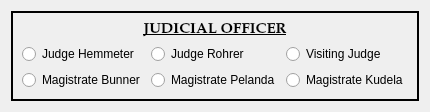
          <widget class="QWidget" name="judicial_officers_stack">
           <layout class="QGridLayout" name="gridLayout_13">
            <item row="0" column="0">
             <widget class="QFrame" name="judicial_officers_frame">
              <property name="frameShape">
               <enum>QFrame::Box</enum>
              </property>
              <property name="frameShadow">
               <enum>QFrame::Plain</enum>
              </property>
              <property name="lineWidth">
               <number>2</number>
              </property>
              <layout class="QGridLayout" name="gridLayout_6">
               <item row="0" column="0">
                <layout class="QGridLayout" name="gridLayout">
                 <item row="1" column="0">
                  <widget class="QRadioButton" name="judge_1_radio_btn">
                   <property name="text">
                    <string>Judge Hemmeter</string>
                   </property>
                  </widget>
                 </item>
                 <item row="1" column="1">
                  <widget class="QRadioButton" name="judge_2_radio_btn">
                   <property name="text">
                    <string>Judge Rohrer</string>
                   </property>
                  </widget>
                 </item>
                 <item row="1" column="2">
                  <widget class="QRadioButton" name="visiting_judge_radio_btn">
                   <property name="text">
                    <string>Visiting Judge</string>
                   </property>
                  </widget>
                 </item>
                 <item row="2" column="0">
                  <widget class="QRadioButton" name="mag_1_radio_btn">
                   <property name="text">
                    <string>Magistrate Bunner</string>
                   </property>
                  </widget>
                 </item>
                 <item row="2" column="1">
                  <widget class="QRadioButton" name="mag_2_radio_btn">
                   <property name="text">
                    <string>Magistrate Pelanda</string>
                   </property>
                  </widget>
                 </item>
                 <item row="2" column="2">
                  <widget class="QRadioButton" name="mag_3_radio_btn">
                   <property name="text">
                    <string>Magistrate Kudela</string>
                   </property>
                  </widget>
                 </item>
                 <item row="0" column="0" colspan="3">
                  <widget class="QLabel" name="label_9">
                   <property name="maximumSize">
                    <size>
                     <width>16777215</width>
                     <height>120</height>
                    </size>
                   </property>
                   <property name="font">
                    <font>
                     <family>Palatino Linotype</family>
                     <pointsize>11</pointsize>
                     <weight>75</weight>
                     <italic>false</italic>
                     <bold>true</bold>
                     <underline>true</underline>
                    </font>
                   </property>
                   <property name="text">
                    <string>JUDICIAL OFFICER</string>
                   </property>
                   <property name="alignment">
                    <set>Qt::AlignCenter</set>
                   </property>
                  </widget>
                 </item>
                </layout>
               </item>
              </layout>
             </widget>
            </item>
           </layout>
          </widget>
